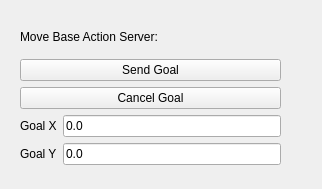
<?xml version="1.0" encoding="UTF-8"?>
<ui version="4.0">
 <class>rqt_move_base_client</class>
 <widget class="QWidget" name="rqt_move_base_client">
  <property name="geometry">
   <rect>
    <x>0</x>
    <y>0</y>
    <width>322</width>
    <height>189</height>
   </rect>
  </property>
  <property name="windowTitle">
   <string>Form</string>
  </property>
  <widget class="QWidget" name="">
   <property name="geometry">
    <rect>
     <x>20</x>
     <y>20</y>
     <width>261</width>
     <height>145</height>
    </rect>
   </property>
   <layout class="QVBoxLayout" name="verticalLayout">
    <item>
     <widget class="QLabel" name="labelActionStatus">
      <property name="toolTip">
       <string>&lt;html&gt;&lt;head/&gt;&lt;body&gt;&lt;p&gt;Origin Marker Position in Map Frame (m).&lt;/p&gt;&lt;/body&gt;&lt;/html&gt;</string>
      </property>
      <property name="text">
       <string>Move Base Action Server:</string>
      </property>
     </widget>
    </item>
    <item>
     <widget class="QPushButton" name="pushButtonSendMoveBaseGoal">
      <property name="text">
       <string>Send Goal</string>
      </property>
     </widget>
    </item>
    <item>
     <widget class="QPushButton" name="pushButtonCancelMoveBaseGoal">
      <property name="text">
       <string>Cancel Goal</string>
      </property>
     </widget>
    </item>
    <item>
     <layout class="QFormLayout" name="formLayout">
      <item row="0" column="0">
       <widget class="QLabel" name="labelGoalX">
        <property name="toolTip">
         <string>&lt;html&gt;&lt;head/&gt;&lt;body&gt;&lt;p&gt;Origin Marker Yaw in Mission Frame (rad).&lt;/p&gt;&lt;/body&gt;&lt;/html&gt;</string>
        </property>
        <property name="text">
         <string>Goal X</string>
        </property>
       </widget>
      </item>
      <item row="0" column="1">
       <widget class="QLineEdit" name="lineEditGoalX">
        <property name="toolTip">
         <string>&lt;html&gt;&lt;head/&gt;&lt;body&gt;&lt;p&gt;Origin Marker Position in Mission Frame (m).&lt;/p&gt;&lt;/body&gt;&lt;/html&gt;</string>
        </property>
        <property name="text">
         <string>0.0</string>
        </property>
       </widget>
      </item>
      <item row="1" column="0">
       <widget class="QLabel" name="labelGoalY">
        <property name="toolTip">
         <string>&lt;html&gt;&lt;head/&gt;&lt;body&gt;&lt;p&gt;Origin Marker Position in Mission Frame (m).&lt;/p&gt;&lt;/body&gt;&lt;/html&gt;</string>
        </property>
        <property name="text">
         <string>Goal Y</string>
        </property>
       </widget>
      </item>
      <item row="1" column="1">
       <widget class="QLineEdit" name="lineEditGoalY">
        <property name="toolTip">
         <string>&lt;html&gt;&lt;head/&gt;&lt;body&gt;&lt;p&gt;Origin Marker Yaw in Mission Frame (rad).&lt;/p&gt;&lt;/body&gt;&lt;/html&gt;</string>
        </property>
        <property name="text">
         <string>0.0</string>
        </property>
       </widget>
      </item>
     </layout>
    </item>
   </layout>
  </widget>
 </widget>
 <resources/>
 <connections/>
</ui>
